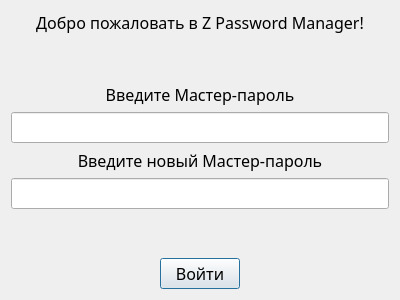
<?xml version="1.0" encoding="UTF-8"?>
<ui version="4.0">
 <class>Dialog</class>
 <widget class="QDialog" name="Dialog">
  <property name="geometry">
   <rect>
    <x>0</x>
    <y>0</y>
    <width>400</width>
    <height>300</height>
   </rect>
  </property>
  <property name="minimumSize">
   <size>
    <width>400</width>
    <height>300</height>
   </size>
  </property>
  <property name="maximumSize">
   <size>
    <width>400</width>
    <height>300</height>
   </size>
  </property>
  <property name="font">
   <font>
    <family>Microsoft YaHei UI Light</family>
    <pointsize>12</pointsize>
   </font>
  </property>
  <property name="windowTitle">
   <string>Введите Мастер-пароль</string>
  </property>
  <layout class="QVBoxLayout" name="verticalLayout">
   <item>
    <widget class="QLabel" name="nameLabel">
     <property name="text">
      <string>Добро пожаловать в Z Password Manager!</string>
     </property>
     <property name="alignment">
      <set>Qt::AlignmentFlag::AlignCenter</set>
     </property>
    </widget>
   </item>
   <item>
    <spacer name="verticalSpacer_2">
     <property name="orientation">
      <enum>Qt::Orientation::Vertical</enum>
     </property>
     <property name="sizeHint" stdset="0">
      <size>
       <width>20</width>
       <height>40</height>
      </size>
     </property>
    </spacer>
   </item>
   <item>
    <widget class="QLabel" name="label">
     <property name="text">
      <string>Введите Мастер-пароль</string>
     </property>
     <property name="alignment">
      <set>Qt::AlignmentFlag::AlignCenter</set>
     </property>
    </widget>
   </item>
   <item>
    <widget class="QLineEdit" name="passEdit">
     <property name="echoMode">
      <enum>QLineEdit::EchoMode::Password</enum>
     </property>
    </widget>
   </item>
   <item>
    <widget class="QLabel" name="newLabel">
     <property name="text">
      <string>Введите новый Мастер-пароль</string>
     </property>
     <property name="alignment">
      <set>Qt::AlignmentFlag::AlignCenter</set>
     </property>
    </widget>
   </item>
   <item>
    <widget class="QLineEdit" name="newEdit"/>
   </item>
   <item>
    <spacer name="verticalSpacer">
     <property name="orientation">
      <enum>Qt::Orientation::Vertical</enum>
     </property>
     <property name="sizeHint" stdset="0">
      <size>
       <width>20</width>
       <height>40</height>
      </size>
     </property>
    </spacer>
   </item>
   <item>
    <layout class="QHBoxLayout" name="horizontalLayout">
     <item>
      <spacer name="horizontalSpacer">
       <property name="orientation">
        <enum>Qt::Orientation::Horizontal</enum>
       </property>
       <property name="sizeHint" stdset="0">
        <size>
         <width>40</width>
         <height>20</height>
        </size>
       </property>
      </spacer>
     </item>
     <item>
      <widget class="QPushButton" name="pushButton">
       <property name="text">
        <string>Войти</string>
       </property>
      </widget>
     </item>
     <item>
      <spacer name="horizontalSpacer_2">
       <property name="orientation">
        <enum>Qt::Orientation::Horizontal</enum>
       </property>
       <property name="sizeHint" stdset="0">
        <size>
         <width>40</width>
         <height>20</height>
        </size>
       </property>
      </spacer>
     </item>
    </layout>
   </item>
  </layout>
 </widget>
 <resources/>
 <connections/>
</ui>
